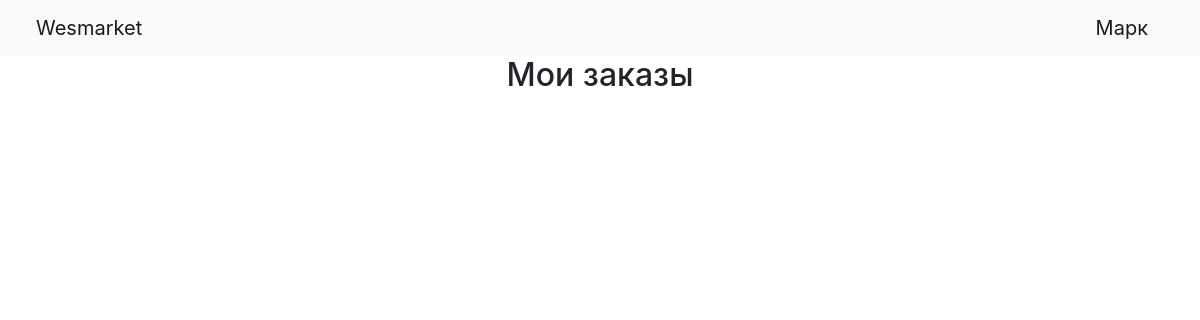
Page /orders (signed in) on the earlier database version.
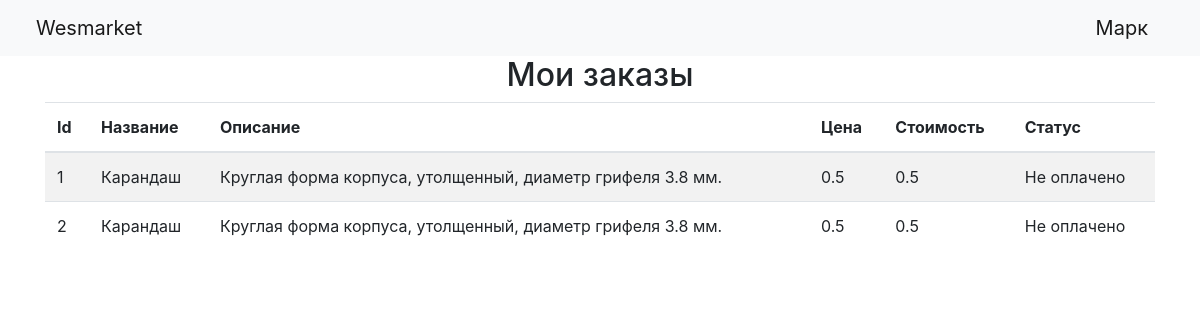
Same page on the later database version.
### data/orders.py (models this page shows, shortened)
class Orders(SqlAlchemyBase, SerializerMixin):
    __tablename__ = 'order'
    id = sqlalchemy.Column(sqlalchemy.Integer, primary_key=True, autoincrement=True)
    buy = sqlalchemy.Column(sqlalchemy.Integer, sqlalchemy.ForeignKey("item.id"), index=True)
    buyer = sqlalchemy.Column(sqlalchemy.Integer, sqlalchemy.ForeignKey("user.id"), index=True)
    quantity = sqlalchemy.Column(sqlalchemy.Integer, nullable=True, default=1)
    condition = sqlalchemy.Column(sqlalchemy.String, nullable=True, default='Не оплачено')
    paid_for = sqlalchemy.Column(sqlalchemy.Boolean, nullable=True, default=0)
    user = orm.relation('User', back_populates='orders')
    item = orm.relation('Item')

### data/items.py (models this page shows, shortened)
class Item(SqlAlchemyBase, SerializerMixin):
    __tablename__ = 'item'
    id = sqlalchemy.Column(sqlalchemy.Integer, primary_key=True, autoincrement=True)
    name = sqlalchemy.Column(sqlalchemy.String, nullable=True)
    description = sqlalchemy.Column(sqlalchemy.String, nullable=True)
    price = sqlalchemy.Column(sqlalchemy.Float, nullable=True)
    img = sqlalchemy.Column(sqlalchemy.String, nullable=True)
    quantity = sqlalchemy.Column(sqlalchemy.Integer, nullable=True)

### main.py (the view)
@app.route('/orders', methods=['GET'])
@login_required
def view_orders():
    a = list(current_user.orders)
    return render_template('view_orders.html', title='Заказы', item_list=a)

### main.py (called while the page is built)
@login_manager.user_loader
def load_user(user_id):
    return db_sess.query(User).get(user_id)

### templates/view_orders.html
{% extends "base.html" %}
{% block content %}
<h2 align="center">Мои заказы</h2>
{% if item_list %}
        <table class="table table-striped">
                <thead class="thead-inverse">
                        <tr><th>Id</th><th>Название</th><th>Описание</th><th>Цена</th><th>Стоимость</th><th>Статус</th></tr>
                </thead>
                {% for item in item_list %}
        <tr><td>{{ item.id }}</td><td>{{ item.item.name }}</td><td>{{ item.item.description }}</td><td>{{ item.item.price }}</td><td>{{ item.item.price * item.quantity }}</td>
            <td>{{ item.condition }}</td>
        </tr>
                {% endfor %}
        </table>
{% endif %}
{% endblock %}

Differences in the rows shown:
added Orders: id "1", item.name "Карандаш", item.description "Круглая форма корпуса, утолщенный, диаметр грифеля 3.8 мм.", item.price "0.5", item.item.price*item.quantity "0.5", condition "Не оплачено"
added Orders: id "2", item.name "Карандаш", item.description "Круглая форма корпуса, утолщенный, диаметр грифеля 3.8 мм.", item.price "0.5", item.item.price*item.quantity "0.5", condition "Не оплачено"
Other differences:
text now shown: "Id Название Описание Цена Стоимость Статус"
